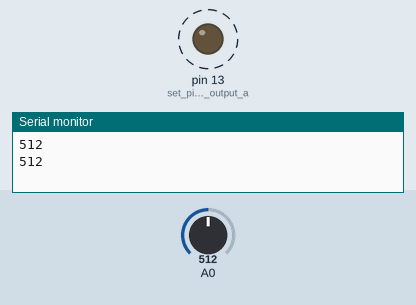
A sketch run on a simulated Arduino Uno, built with avr-gcc and run on an emulated ATmega328P. Parts: output pins drawn as LEDs (lit = HIGH), the last lines printed to the serial monitor. Dashed ring = blinking. Inputs (shaded band) come from the test bench; at power-on: A0 = 512.

Above: at 1.8 s.
1.9 s: A0 set to 306
At 2.2 s:
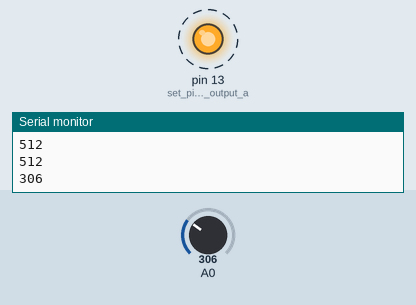
5.4 s: A0 set to 122
At 5.56 s:
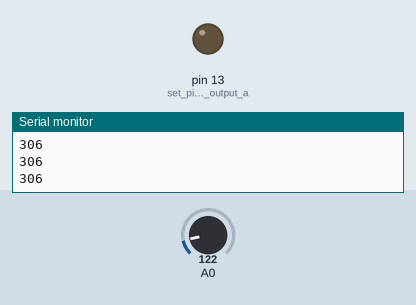
Timing chart, 0 to 14.9 s (numbered marks = the images above; inputs shaded):
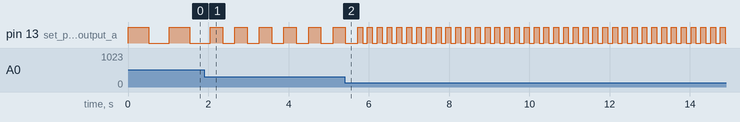

Measured:
- after the input at 1.9 s, pin 13 (set_pin_13_as_an_output_a): alternates HIGH for 0.31 s and LOW for 0.31 s, starting after 0.46 s
- by itself, pin 13 (set_pin_13_as_an_output_a): alternates HIGH for 0.51 s and LOW for 0.51 s

The sketch:

Lab2.ino
```cpp
//LANDEN 1/31/2024
// Lab 1: Pot-controlled LED

int potValue; //declare potValue between 0-1023

void setup() {
  pinMode(13, OUTPUT); //set pin 13 as an output and LED
  Serial.begin(9600); //Setup console monitor
}

void loop() { //setting the blink rate of the LED
  potValue = analogRead(0); //reading analog input 0
  Serial.println(potValue);
  digitalWrite(13,HIGH);
  delay(potValue); // Wait for potValue amount of time
  digitalWrite(13,LOW);
  delay(potValue); // Wait for potValue amount of time
}
```
